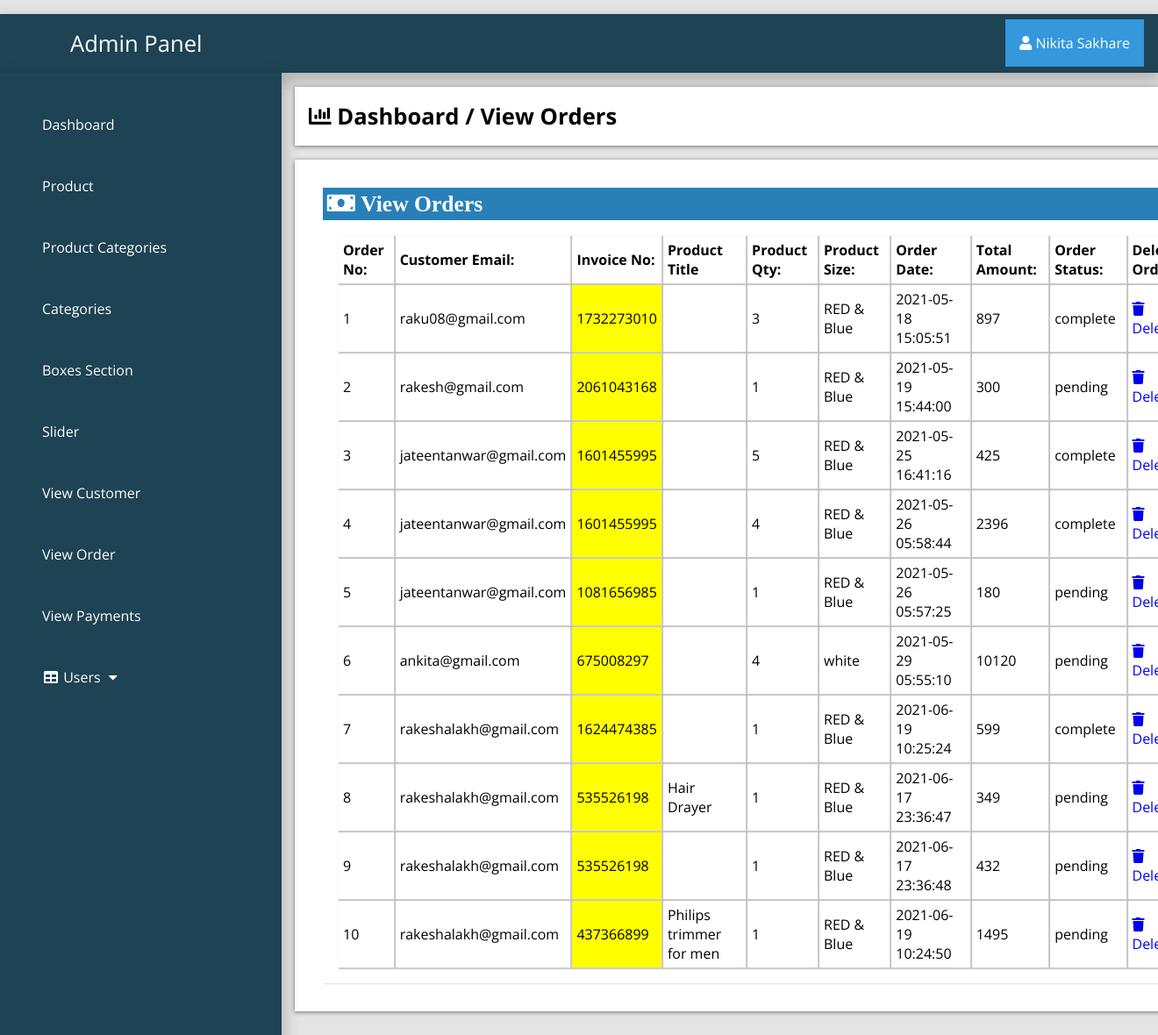
The page /admin_area/index.php?view_order (signed in) on the database its author committed.
### tables this page shows
CREATE TABLE `customer_order` (
  `order_id` int(10) NOT NULL,
  `customer_id` int(10) NOT NULL,
  `product_id` int(100) NOT NULL,
  `due_amount` int(100) NOT NULL,
  `invoice_no` int(100) NOT NULL,
  `qty` int(10) NOT NULL,
  `size` text NOT NULL,
  `order_date` timestamp NOT NULL DEFAULT current_timestamp() ON UPDATE current_timestamp(),
  `order_status` text NOT NULL
);

CREATE TABLE `customers` (
  `customer_id` int(100) NOT NULL,
  `customer_name` varchar(255) NOT NULL,
  `customer_email` varchar(255) NOT NULL,
  `customer_pass` varchar(255) NOT NULL,
  `customer_country` text NOT NULL,
  `customer_city` text NOT NULL,
  `customer_contact` varchar(255) NOT NULL,
  `customer_address` text NOT NULL,
  `customer_image` text NOT NULL,
  `customer_ip` varchar(255) NOT NULL
);

CREATE TABLE `products` (
  `product_id` int(10) NOT NULL,
  `p_cat_id` int(10) NOT NULL,
  `cat_id` int(10) NOT NULL,
  `date` timestamp NOT NULL DEFAULT current_timestamp() ON UPDATE current_timestamp(),
  `product_title` text NOT NULL,
  `product_img1` text NOT NULL,
  `product_img2` text NOT NULL,
  `product_img3` text NOT NULL,
  `product_price` int(10) NOT NULL,
  `product_desc` text NOT NULL,
  `product_keyword` text NOT NULL
);

### admin_area/view_order.php (the view)
<?php
if (!isset($_SESSION['admin_email'])){
  echo "<script>window.open('login.php','_self')</script>";
  }else{
?>
<div class="row">
	<div class="col-lg-12">
		<div class="breadcrump">
			<li class="active">
				<i class="fa fa-bar-chart"></i>
				Dashboard / View Orders
			</li>
		</div>
	</div>
</div>
<div class="row">
	<div class="col-lg-12">
		<div class="panel panel-default">
			<div class="panel-heading">
				<h3 class="panel-title">
					<i class="fa fa-money fa-fw"> View Orders </i>
				</h3>
			</div>
			<div class="panel-body">
				<div class="table-responsive">
					<table class="table table-bordered table-hover table-striped">
						<thead>
							<tr>
								<th> Order No: </th>
								<th>Customer Email: </th>
								<th>Invoice No: </th>
								<th>Product Title</th>
								<th> Product Qty: </th>
								<th> Product Size: </th>
								<th> Order Date: </th>
								<th> Total Amount: </th>
								<th> Order Status: </th>
								<th> Delete Order: </th>
							</tr>
						</thead>
						<tbody>
							<?php
							$i=0;
							$get_orders="select * from customer_order";
                            $run_orders=mysqli_query($con,$get_orders);
                            while ($row_orders=mysqli_fetch_array($run_orders)) {
                            	$order_id=$row_orders['order_id'];
                            	$c_id=$row_orders['customer_id'];
                            	$invoice_no=$row_orders['invoice_no'];
                            	$product_id=$row_orders['product_id'];
                            	$qty=$row_orders['qty'];
                            	$size=$row_orders['size'];
                            	$order_date=$row_orders['order_date'];
                            	$due_amount=$row_orders['due_amount'];
                            	$order_status=$row_orders['order_status'];
                            	$get_products="select * from products where product_id='$product_id'";
                            	$run_products=mysqli_query($con,$get_products);
                            	$row_products=mysqli_fetch_array($run_products);
                            	$product_title=$row_products['product_title'];
                            	$i++;
                            	 ?>
							<tr>
								<td><?php echo $i; ?></td>
								<td>
									<?php
                                       $get_customer="select * from customers where customer_id='$c_id'";
                                       $run_customer=mysqli_query($con,$get_customer);
                                       $row_customer=mysqli_fetch_array($run_customer);
                                       $customer_email=$row_customer['customer_email'];
                                       echo $customer_email;
									  ?>
								</td>
								<td bgcolor="yellow"><?php echo $invoice_no; ?></td>
								<td><?php echo $product_title; ?></td>
                                <td><?php echo $qty; ?></td>
								<td><?php echo $size; ?></td>
								<td><?php echo $order_date; ?></td>
								<td><?php echo $due_amount; ?></td>
								<td>
									<?php
                                        if ($order_status=='pending') {
                                        	echo $order_status='pending';
                                        }else{
                                        	echo $order_status='complete';
                                        }
									 ?>
								</td>
								<td>
									<a href="index.php?order_delete=<?php echo $order_id;  ?>">
										<i class="fa fa-trash"></i> Delete
									</a>
								</td>
							</tr>
						<?php } ?>
						</tbody>
					</table>
				</div>
			</div>
		</div>
	</div>
</div>
<?php } ?>

### admin_area/includes/sidebar.php (shortened to what this page needs)
<?php
if (!isset($_SESSION['admin_email'])){
  echo "<script>window.open('login.php','_self')</script>";
  }else{
?>
<nav class="navbar navbar-inverse navbar-fixed-top" >
	<div class="navbar-header">
		<a href="index.php?dashboard" class="navbar-brand"><span>Admin Panel</span></a>
	</div>
		<div class="dropdown">
		 <button onclick="myFunction()" class="dropbtn"><i class="fa fa-user"></i> <?php echo $admin_name; ?></a></button>
		</div>
	<div class="collapse navbar-collapse navbar-ex1-collapse">
	<ul class="nav navbar-nav side-nav">
  <li>
    <a href="index.php?dashboard"><i class=""></i> Dashboard</a>
  </li>
  <li class="button-dropdown" id="#products">
    <a href="#" class="dropdown-toggle" data-toggle="collapse" data-target="#products"><i class=""></i> Product <i class=""></i></a>
  </li>
  <li class="button-dropdown" id="#products_cat">
    <a href="#" class="dropdown-toggle" data-toggle="collapse" data-target="#products_cat"><i class=""></i> Product Categories <i class=""></i></a>
  </li>
  <li class="button-dropdown" id="#category">
    <a href="#" class="dropdown-toggle" data-toggle="collapse" data-target="#category"><i class=""></i> Categories <i class=""></i></a>
  </li>
<li class="button-dropdown" >
  <a href="#" class="dropdown-toggle" data-toggle="collapse" data-target="#boxes">
    <i class=""></i> Boxes Section <i class=""></i>
  </a>
</li>
  <li class="button-dropdown">
    <a href="#" class="dropdown-toggle" data-toggle="collapse" data-target="#slider"><i class=""></i>  Slider <i class=""></i></a>
  </li>
  <li>
  	<a href="index.php?view_customer">
  		<i class=""></i> View Customer
  	</a>
  </li>
  <li>
  	<a href="index.php?view_order">
  		<i class=""></i> View Order
  	</a>
  </li>
  <li>
  	<a href="index.php?view_payments">
  		<i class=""></i> View Payments
  	</a>
  </li>
  <li class="button-dropdown">
    <a href="#" class="dropdown-toggle" data-toggle="collapse" data-target="#users"><i class="fa fa-fw fa-table"></i>  Users <i class="fa fa-fw fa-caret-down"></i></a>
  </li>
</ul>
</div>
</nav>
<?php } ?>

### admin_area/css/style.css (style rules this page uses)
:root { --blue:#2980b9; }
body { margin-top: ; }
* { font-family: 'Open Sans', sans-serif; margin:0; padding:0; box-sizing: border-box; text-decoration: none; transition: all .2s cubic-bezier(.37,1.14,.26,1.24); }
html { background-color: rgba(0,0,0,.1); }
.navbar-fixed-top { background:#1d4354; padding: 1rem; margin-top: 1rem; box-shadow: 0px 8px 16px 4px rgba(0,0,0,0.2); margin-left: ; margin-right: ; }
.navbar-fixed-top a span { margin-left: 4rem; }
.navbar-fixed-top .navbar-brand { font-size: 1.6rem; color: #ffffff; }
.dropbtn { background-color: #3498DB; color: white; padding: 16px; font-size: 16px; border: none; cursor: pointer; }
.dropdown { position: relative; display: inline-block; float: right; margin-top: -2.8rem; }
.nav { position: absolute; top: 51px; margin-top: 32px; width: auto; height: 110%; border-radius: 0; display: block; background-color: #1d4354; bottom: 0; overflow: hidden; padding-bottom: 40px; box-shadow: 0px 8px 16px 4px rgba(0,0,0,0.2); margin-left: -1rem; }
.nav>li>a { width: 225px; display: block; color: #ffffff; margin: 3rem; }
.row { width: 81.2%; background-color: #ffffff; margin: auto; margin-left: 21rem; margin-top: 1rem; padding: 1rem; display: ; }
.panel { text-align: left; box-shadow: 1px 1px 1px 0px rgba(0.1,0.1,0.1,0.1); margin: 1rem; background-color: #ffffff; padding: rem; }
.panel-heading .panel-title { background-color: #2980b9; color: #ffffff; padding: .3rem; }
.table-responsive .table-striped th { padding: 5px; box-shadow: 1px 1px 1px 1px rgba(0.1,0.1,0.1,0.2); }
.table-responsive .table-striped tbody td { box-shadow: 1px 1px 1px 1px rgba(0.1,0.1,0.1,0.2); padding:5px; }
.breadcrump .active { font-weight: bold; font-size: 1.6rem; }
.row { list-style: none; box-shadow: 0 1px 5px rgba(0, 0, 0, 0.5); }
.row .fa-money { font-size: 1.6rem; width: 50%; text-align: left; }
.panel-body { display: flex; align-items: center; justify-content: left; padding: 1rem; flex-wrap: wrap; }

### rows shown on the page
customer_order: customer.customer_email "raku08@gmail.com", invoice_no "1732273010", qty "3", size "RED & Blue", order_date "2021-05-18 15:05:51", due_amount "897"
customer_order: customer.customer_email "rakesh@gmail.com", invoice_no "2061043168", qty "1", size "RED & Blue", order_date "2021-05-19 15:44:00", due_amount "300"
customer_order: customer.customer_email "jateentanwar@gmail.com", invoice_no "1601455995", qty "5", size "RED & Blue", order_date "2021-05-25 16:41:16", due_amount "425"
customer_order: customer.customer_email "jateentanwar@gmail.com", invoice_no "1601455995", qty "4", size "RED & Blue", order_date "2021-05-26 05:58:44", due_amount "2396"
customer_order: customer.customer_email "jateentanwar@gmail.com", invoice_no "1081656985", qty "1", size "RED & Blue", order_date "2021-05-26 05:57:25", due_amount "180"
customer_order: customer.customer_email "ankita@gmail.com", invoice_no "675008297", qty "4", size "white", order_date "2021-05-29 05:55:10", due_amount "10120"
customer_order: customer.customer_email "rakeshalakh@gmail.com", invoice_no "1624474385", qty "1", size "RED & Blue", order_date "2021-06-19 10:25:24", due_amount "599"
customer_order: customer.customer_email "rakeshalakh@gmail.com", invoice_no "535526198", product.product_title "Hair Drayer", qty "1", size "RED & Blue", order_date "2021-06-17 23:36:47", due_amount "349"
customer_order: customer.customer_email "rakeshalakh@gmail.com", invoice_no "535526198", qty "1", size "RED & Blue", order_date "2021-06-17 23:36:48", due_amount "432"
customer_order: customer.customer_email "rakeshalakh@gmail.com", invoice_no "437366899", product.product_title "Philips trimmer for men", qty "1", size "RED & Blue", order_date "2021-06-19 10:24:50", due_amount "1495"

### other values the page prints
$admin_name "Nikita Sakhare"
